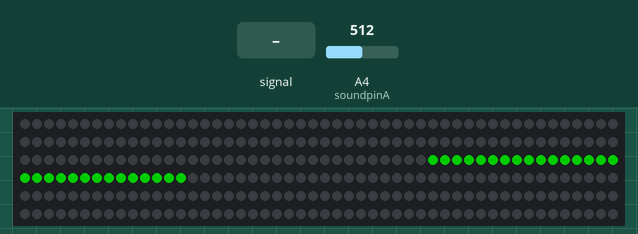
This sketch was run on a simulated Arduino Uno, built with avr-gcc and run on an emulated ATmega328P. On the bench: 300 RGB LEDs in strip order, left to right, continuing on the next row. Inputs (shaded band) come from the test bench; at power-on: A4 (soundpinA) = 512. Dim RGB values are drawn brighter than linear.

Above: at 1.2 s.
1.3 s: A4 (soundpinA) fed a 200 Hz sine of ±81 counts around its level
At 1.75 s:
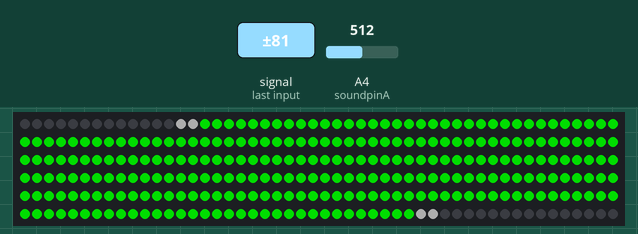
4.0 s: A4 (soundpinA) set to 716
At 4.7 s:
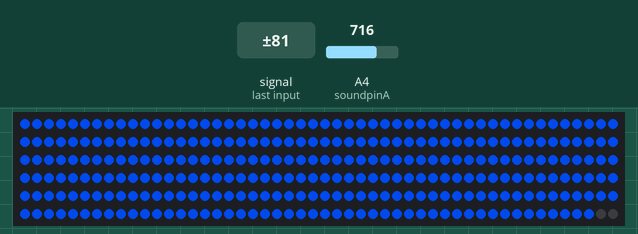
5.7 s: A4 (soundpinA) set to 511
At 6.15 s:
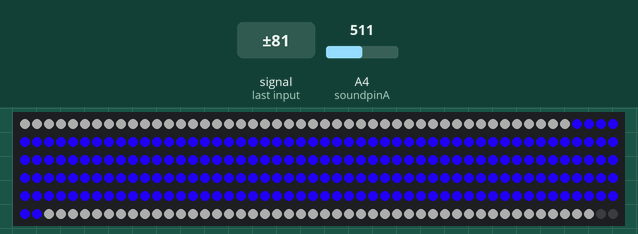
8.1 s: A4 (soundpinA) fed a 1000 Hz sine of ±255 counts around its level
At 9.2 s:
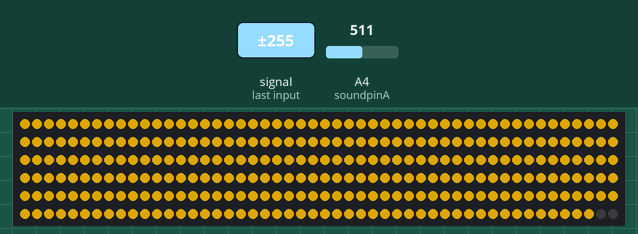
9.8 s: A4 (soundpinA) fed a 200 Hz sine of ±81 counts around its level
At 11.8 s:
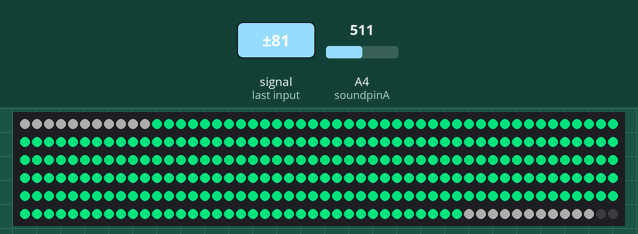
12.8 s: A4 (soundpinA) fed a 2 Hz sine of ±306 counts around its level
At 14.47 s:
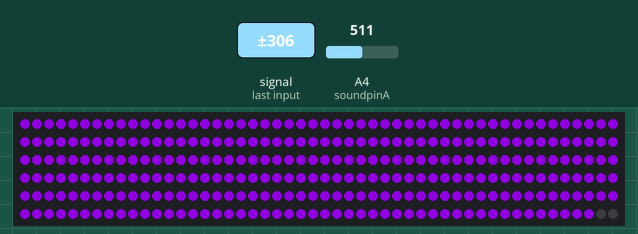

The sketch:

meter.ino
```cpp
#include <FastLED.h>

#define LED_PIN 7
#define NUM_LEDS 300

CRGB leds[NUM_LEDS];
const int soundpinA = A4;
const int baseLine = 522;

int r,g,b;
int turn = 0;
int lastVol = 0;
int counter = 0;
CRGB white = CRGB(50,50,50);
CRGB rep;
CRGB off = CRGB(0,0,0);

void setup() {
  //Serial.begin(9600);
  FastLED.addLeds<WS2812, LED_PIN, GRB>(leds, NUM_LEDS);

}

void loop() {

  int top = 0;

  //finds max sound for 10 polls of the sensor
  for(int i = 0; i < 10; i++){
    int sound = analogRead(soundpinA);
    int diff = abs(baseLine - sound);
    if(diff > top){
      top = diff;
    }
  }

  //Every 5 loops, changes the base color of the meter
  if(counter == 4){
    nextColor();
    counter = 0;
  }

  //Sets the replace color with the changed r g b values
  rep = CRGB(r,g,b);
  volume(top * 1.5);
  FastLED.show();
  counter++;
}

void slide(){
  CRGB temp = leds[0];
  for(int i = 0; i < 299; i++){
    leds[i] = leds[i+1];
  }
  leds[299] = temp;
}

void volume(int vol){
  //Makes sure to not get an IOB error
  if(vol > 149){
    vol = 149;
  }
  //Stops from flickering when low volume is passed
  else if(vol < 5){
    vol = 5;
  }
  //If sound measured is less than the last sound, it makes it only 2 less to create a smooth sliding effect, without it it's a seizure nightmare.
  if(vol < lastVol){
    vol = lastVol - 2;
  }
  //Sets both sides that are no longer lit up by the meter with white
  if(vol < lastVol){
    for(int i = 149 - lastVol; i < (149 - vol); i++){
      leds[i] = white;
    }
    for(int i = 149 + vol; i < (149 + lastVol); i++){
      leds[i] = white;
    }

    //for rainbow background, doesn't look too good, also slow, need tweaking to look good

    //for(int i = 0; i < (149 - vol); i++){
    //  leds[i] = colorFromIndex(i);
    //}
    //for(int i = 149 + vol; i < 300; i++){
    //  leds[i] = colorFromIndex(i);
    //}
  }
  else{
    //Sets the meter with the replace color
    for(int i = 149 - vol; i < (149 + vol); i++){
      leds[i] = rep;
    }
  }
  lastVol = vol;
}

//Not used, but could be cool to convert volume to color, should be tweaked to look good
CRGB volumeToColor(int volume){
  int red, green, blue;
  volume *= 2;
  if(volume < 101){
    red = 255 - (int)(2.55 * volume);
    green = (int)(2.55 * volume);
    blue = 0;
  }
  else if(volume < 201){
    red = 0;
    green = 255 - (int)(2.55 * (volume - 100));
    blue = (int)(2.55 * (volume - 100));
  }
  else{
    red = (int)(2.55 * (volume - 200));
    green = 0;
    blue = 255 - (int)(2.55 * (volume - 200));
  }

  return CRGB(red,green,blue);
}

//Would make a rainbow if given all the whole array, not used either
CRGB colorFromIndex(int index){
  int red,green,blue;
  if(index < 101){
    red = 255 - (int)(2.55 * index);
    green = (int)(2.55 * index);
    blue = 0;
  }
  else if(index < 201){
    red = 0;
    green = 255 - (int)(2.55 * (index - 100));
    blue = (int)(2.55 * (index - 100));
  }
  else{
    red = (int)(2.55 * (index - 200));
    green = 0;
    blue = 255 - (int)(2.55 * (index - 200));
  }
  CRGB returnColor = CRGB(red,green,blue);

  return returnColor;
}

//Cycles through the spectrum by 5, turn variable tracks which color it's on
void nextColor(){
  if(turn == 0){
    r -=5;
    g += 5;
  }
  else if(turn == 1){
    g -=5;
    b += 5;
  }
  else{
    b -=5;
    r += 5;
  }
  if(r == 255){
    turn = 0;
  }
  if(g == 255){
    turn = 1;
  }
  if(b == 255){
    turn = 2;
  }
  if(r < 0){
    r = 0;
  }
  if(g < 0){
    g = 0;
  }
  if(b < 0){
    b = 0;
  }
}
```

Measured:
- after the input at 1.3 s, the LEDs: change after 0.30 s (image 1)
- after the input at 5.7 s, the LEDs: change after 0.30 s (image 3)
- after the input at 8.1 s, the LEDs: first change after 0.05 s (image 4 shows a later state)
- after the input at 9.8 s, the LEDs: first change after 0.30 s (image 5 shows a later state)
- after the input at 12.8 s, the LEDs: first change at once (image 6 shows a later state)
